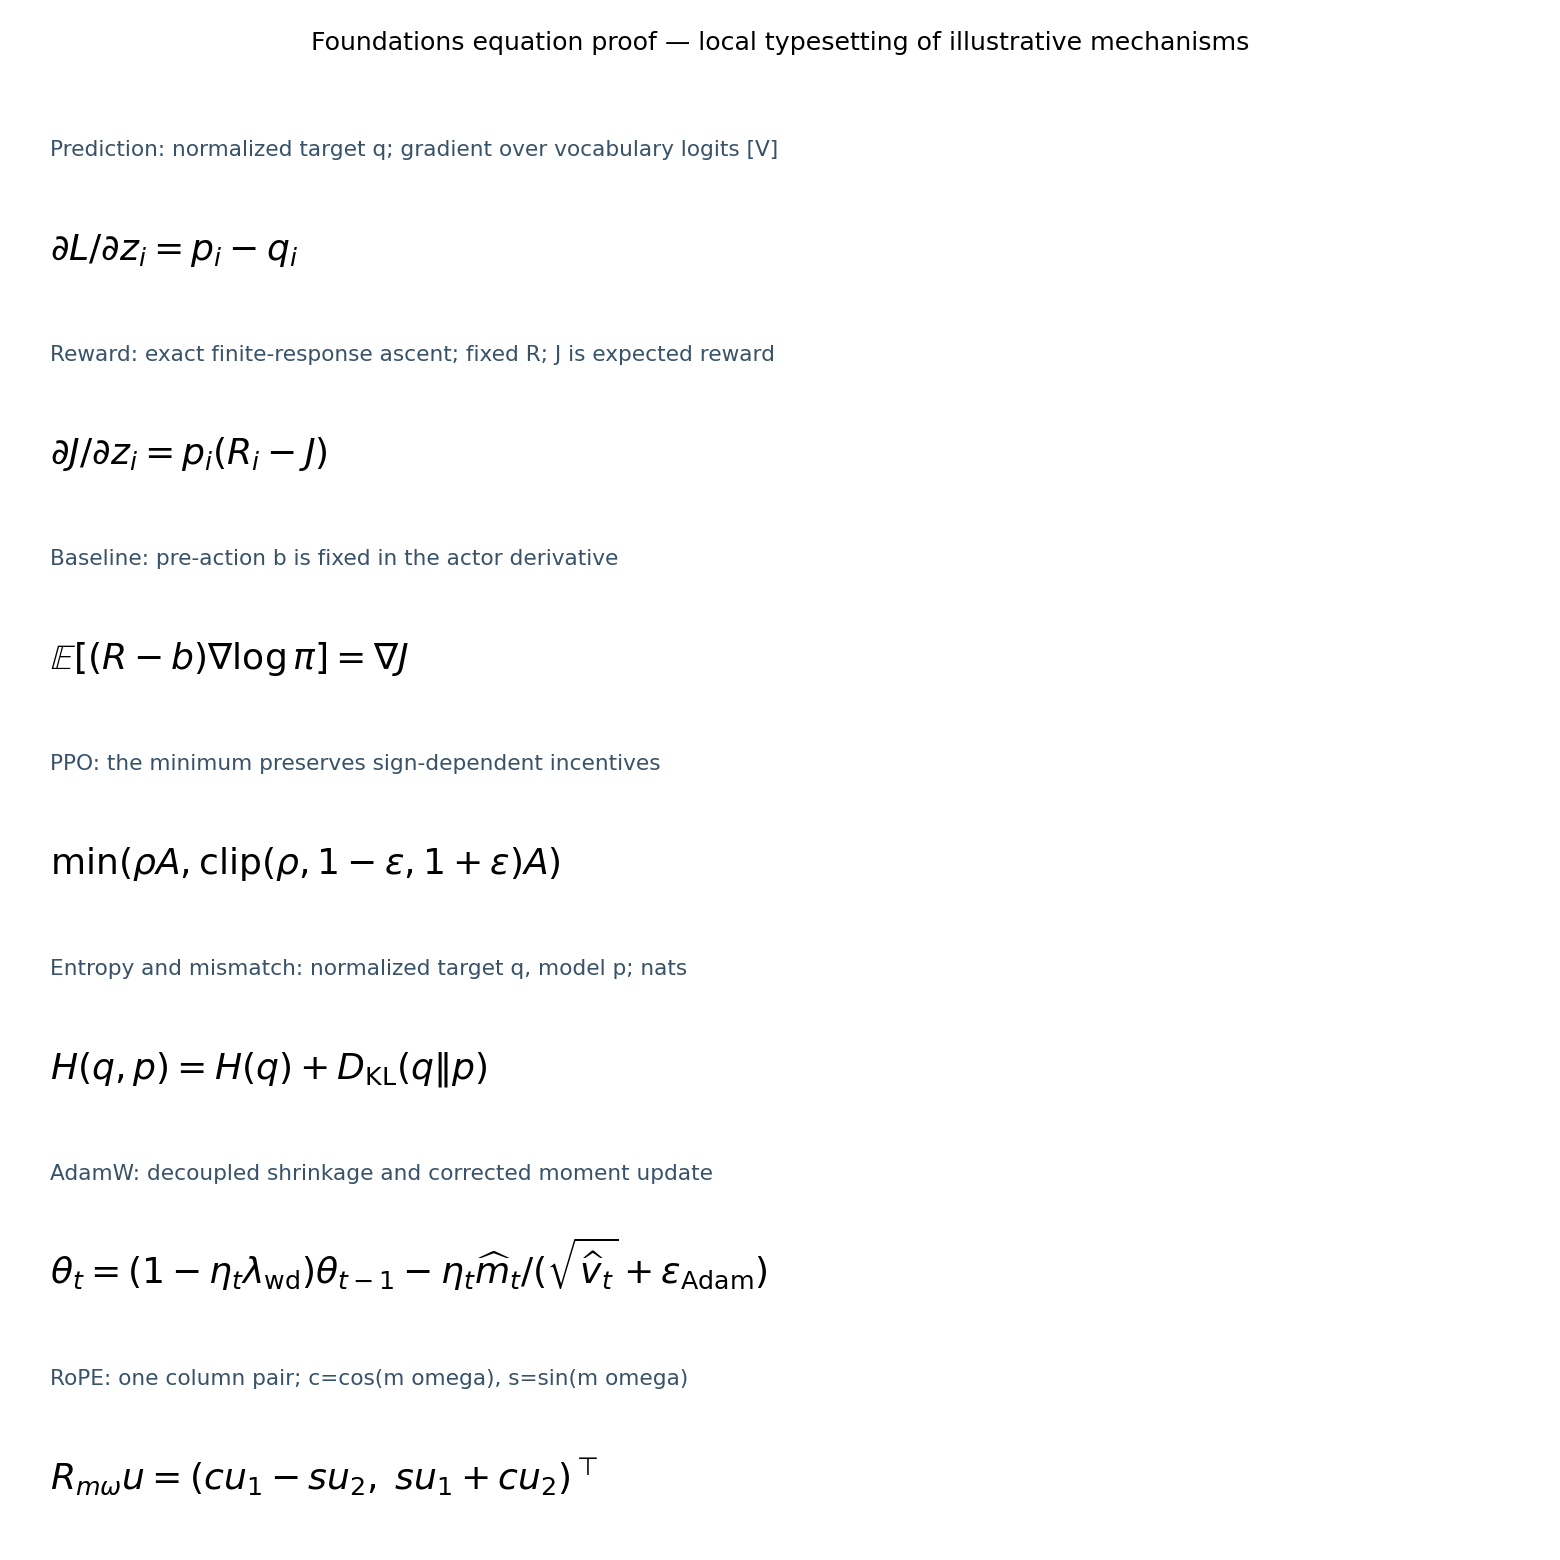

Python code for this plot:
"""Local MathText proof of representative foundations equations.

Adapted from the course's existing editorial equation-preview source. Run in
this goal's isolated CPU environment. This is a local readability proof, not
GitHub/browser rendering, a measured model plot or produced animation.
"""
from pathlib import Path
import matplotlib
matplotlib.use("Agg")
import matplotlib.pyplot as plt

rows = [
    ("Prediction: normalized target q; gradient over vocabulary logits [V]",
     r"$\partial L/\partial z_i=p_i-q_i$"),
    ("Reward: exact finite-response ascent; fixed R; J is expected reward",
     r"$\partial J/\partial z_i=p_i(R_i-J)$"),
    ("Baseline: pre-action b is fixed in the actor derivative",
     r"$\mathbb{E}[(R-b)\nabla\log\pi]=\nabla J$"),
    ("PPO: the minimum preserves sign-dependent incentives",
     r"$\min(\rho A,\mathrm{clip}(\rho,1-\epsilon,1+\epsilon)A)$"),
    ("Entropy and mismatch: normalized target q, model p; nats",
     r"$H(q,p)=H(q)+D_{\mathrm{KL}}(q\Vert p)$"),
    ("AdamW: decoupled shrinkage and corrected moment update",
     r"$\theta_t=(1-\eta_t\lambda_{\mathrm{wd}})\theta_{t-1}-\eta_t\widehat m_t/(\sqrt{\widehat v_t}+\epsilon_{\mathrm{Adam}})$"),
    ("RoPE: one column pair; c=cos(m omega), s=sin(m omega)",
     r"$R_{m\omega}u=(cu_1-su_2,\;su_1+cu_2)^\top$"),
]
fig, axes = plt.subplots(len(rows), 1, figsize=(12, 12))
for ax, (guide, equation) in zip(axes, rows):
    ax.axis("off")
    ax.text(.02, .84, guide, fontsize=12, color="#385269", transform=ax.transAxes)
    ax.text(.02, .28, equation, fontsize=20, transform=ax.transAxes)
fig.suptitle("Foundations equation proof — local typesetting of illustrative mechanisms", fontsize=14)
fig.tight_layout(rect=(0, 0, 1, .96))
fig.savefig(Path(__file__).with_name("equation-preview.png"), dpi=130)
plt.close(fig)
